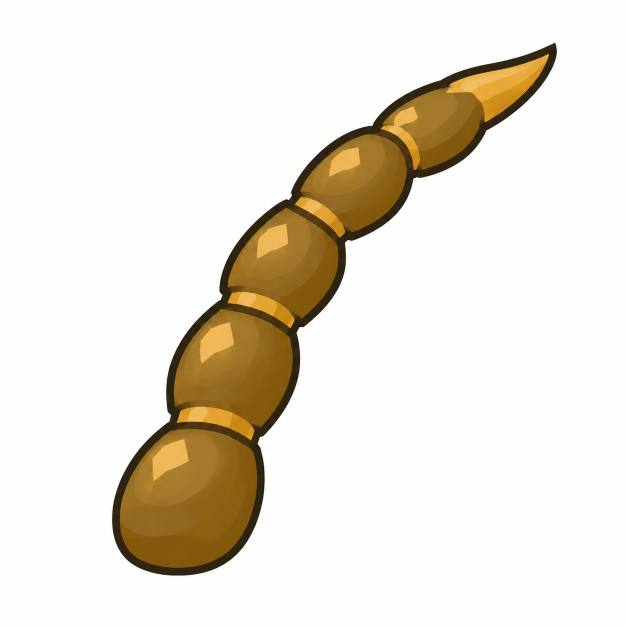
#> input picture Docs/EnemyDirectionReview/BlueScorpionTailOut_20261023/generation/raw.png, 1254 x 1254 px (shown at 1/2 size)
$ python stage_art.py
#> lines starting #> are read from the running program, lines starting #| are printed output that depends on the picture; after the words box and inside, x2 and y2 are one past the last pixel; in counts of white or black regions, pixels touching at a corner belong together
from pathlib import Path
from PIL import Image,ImageDraw,ImageFont
import numpy as np,json,math,hashlib
HERE=Path(__file__).resolve().parent;ROOT=HERE.parents[2]
REL='Assets/_UIAssets/Monsters/Scorpions/BlueScorpion/Directions'
before=HERE/'before'/REL;stage=HERE/'staged';stage.mkdir(exist_ok=True)
raw=Image.open(HERE/'generation/raw.png');rgb=np.asarray(raw.convert('RGB')).astype(np.int16)
#> further down, raw is the input picture: PIL image 1254x1254 RGB; mean R, G, B 235, 228.7, 217.6
# The returned image is inspected, not assumed to match the requested size/format.
mask=(rgb.min(axis=2)<205)&((rgb[:,:,0]-rgb[:,:,2])>8)
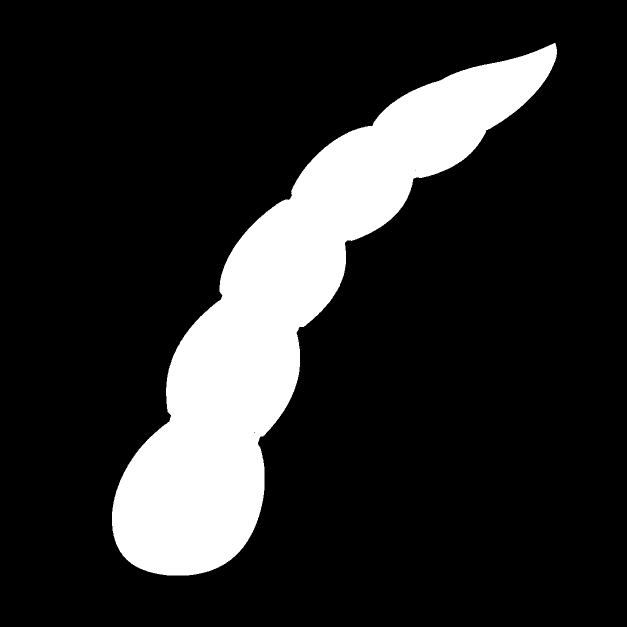
#> mask: shape (1254, 1254) bool (shown at 1/2 size); 16.4% white; 1 white region, box (x1, y1, x2, y2) and area: (224, 86, 1114, 1151) 257129
if raw.mode=='RGBA':mask &= np.asarray(raw)[:,:,3]>=128
rgba=np.dstack([rgb.astype(np.uint8),mask.astype(np.uint8)*255]);rgba[~mask,:3]=0
clean=Image.fromarray(rgba,'RGBA');bounds=clean.getbbox()
#> after `bounds = clean.getbbox()`: bounds = (224, 86, 1114, 1151)
if not bounds:raise ValueError('No tail extracted')
piece=clean.crop(bounds);piece.save(HERE/'generation/tail_transparent_full.png')
#> after `piece = clean.crop(bounds)`:
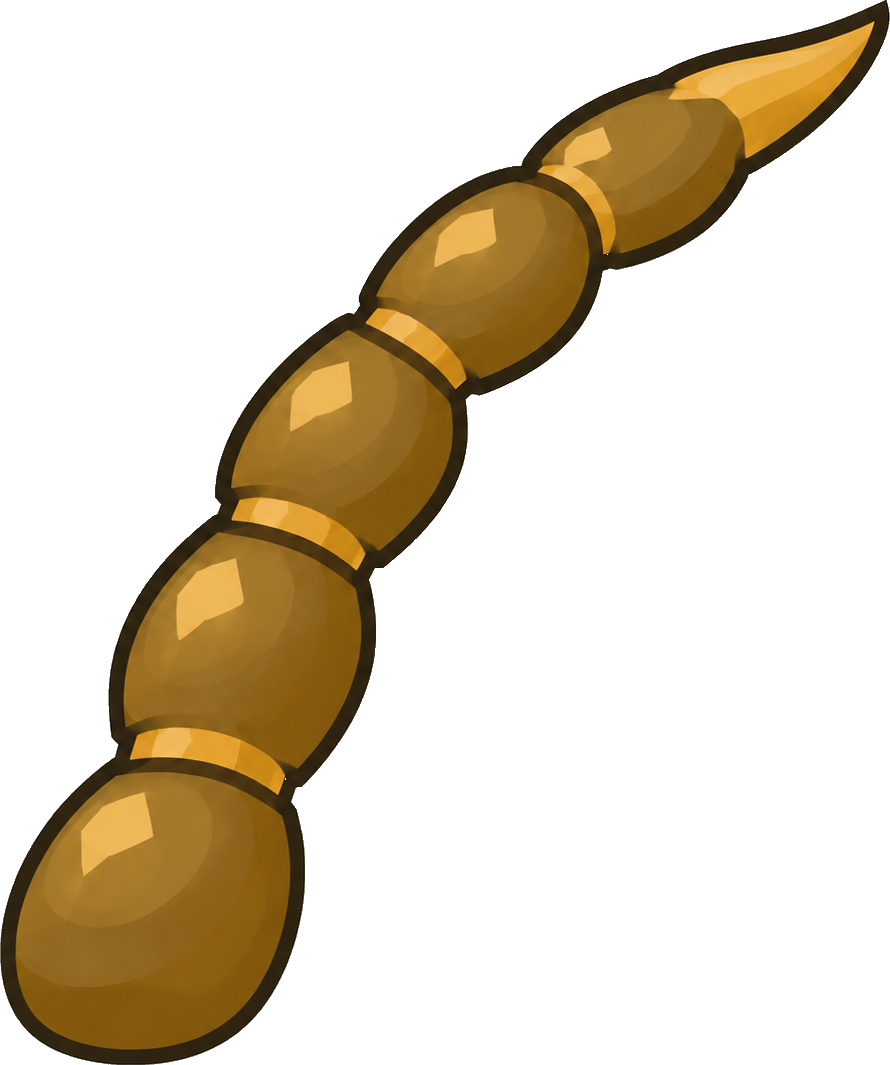
#> piece: PIL image 890x1065 RGBA; mean R, G, B, A 37.5, 27.1, 8.7, 69.2; transparent parts drawn white
#> (the run stopped early here; a loop or call above may not have finished)
